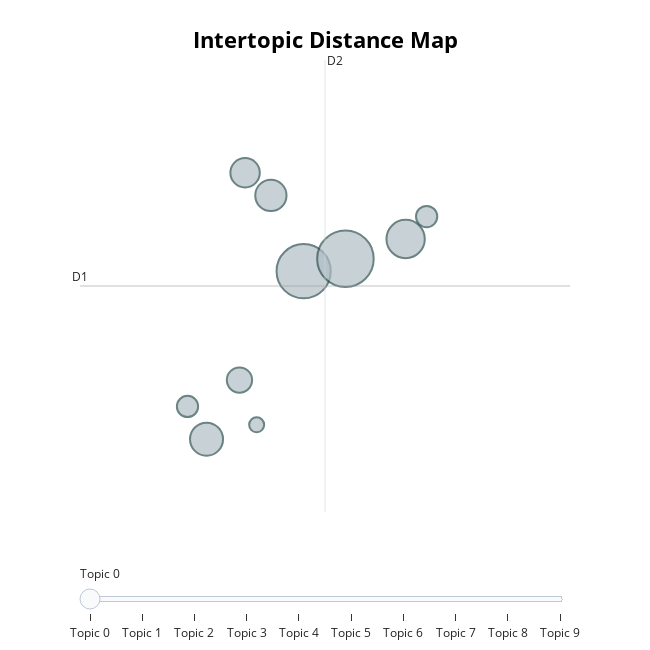

Notebook code for this chart:
### Code cell
topic_model.visualize_topics()

### Figure 1 — Plotly figure (JSON) as saved in the notebook; plotly's stock layout.template omitted (floating-point values rounded to 4 significant figures)
{"data": [{"customdata": [[0, "gpt | translation | fonctionnelle | french | fonctionnement", 29], [1, "cygwin | gwin | ssh | permissions | polosukhin", 12], [2, "multitask | learners | language | learning | supervised", 78], [3, "deeppoly | constraints | mlp | l1 | neural", 26], [4, "neural | attention | learning | recurrent | decoder", 85], [5, "recipe | cake | chocolate | cookies | bake", 12], [6, "enlisted | lieutenant | enlistment | regiment | infantry", 6], [7, "economy | economic | rates | cpi | demand", 23], [8, "prehistoric | cave | reconquista | spain | iberian", 17], [9, "completions | contexts | paragraphs | attention | tokens", 39]], "hovertemplate": "<b>Topic %{customdata[0]}</b><br>%{customdata[1]}<br>Size: %{customdata[2]}", "legendgroup": "", "marker": {"color": "#B0BEC5", "line": {"color": "DarkSlateGrey", "width": 2}, "size": [29, 12, 78, 26, 85, 12, 6, 23, 17, 39], "sizemode": "area", "sizeref": 0.05312, "symbol": "circle"}, "mode": "markers", "name": "", "orientation": "v", "showlegend": false, "type": "scatter", "x": [8.167, 7.956, 9.245, 8.881, 9.709, 10.61, 8.723, 8.595, 8.533, 10.38], "xaxis": "x", "y": [8.182, 8.734, 11.02, 12.29, 11.23, 11.94, 8.425, 12.68, 9.179, 11.56], "yaxis": "y"}], "layout": {"annotations": [{"showarrow": false, "text": "D1", "x": 6.762, "y": 10.77, "yshift": 10}, {"showarrow": false, "text": "D2", "x": 9.482, "xshift": 10, "y": 14.58}], "height": 650, "hoverlabel": {"bgcolor": "white", "font": {"family": "Rockwell", "size": 16}}, "legend": {"itemsizing": "constant", "tracegroupgap": 0}, "margin": {"t": 60}, "shapes": [{"line": {"color": "#CFD8DC", "width": 2}, "type": "line", "x0": 9.482, "x1": 9.482, "y0": 6.955, "y1": 14.58}, {"line": {"color": "#9E9E9E", "width": 2}, "type": "line", "x0": 6.762, "x1": 12.2, "y0": 10.77, "y1": 10.77}], "sliders": [{"active": 0, "pad": {"t": 50}, "steps": [{"args": [{"marker.color": [["red", "#B0BEC5", "#B0BEC5", "#B0BEC5", "#B0BEC5", "#B0BEC5", "#B0BEC5", "#B0BEC5", "#B0BEC5", "#B0BEC5"]]}], "label": "Topic 0", "method": "update"}, {"args": [{"marker.color": [["#B0BEC5", "red", "#B0BEC5", "#B0BEC5", "#B0BEC5", "#B0BEC5", "#B0BEC5", "#B0BEC5", "#B0BEC5", "#B0BEC5"]]}], "label": "Topic 1", "method": "update"}, {"args": [{"marker.color": [["#B0BEC5", "#B0BEC5", "red", "#B0BEC5", "#B0BEC5", "#B0BEC5", "#B0BEC5", "#B0BEC5", "#B0BEC5", "#B0BEC5"]]}], "label": "Topic 2", "method": "update"}, {"args": [{"marker.color": [["#B0BEC5", "#B0BEC5", "#B0BEC5", "red", "#B0BEC5", "#B0BEC5", "#B0BEC5", "#B0BEC5", "#B0BEC5", "#B0BEC5"]]}], "label": "Topic 3", "method": "update"}, {"args": [{"marker.color": [["#B0BEC5", "#B0BEC5", "#B0BEC5", "#B0BEC5", "red", "#B0BEC5", "#B0BEC5", "#B0BEC5", "#B0BEC5", "#B0BEC5"]]}], "label": "Topic 4", "method": "update"}, {"args": [{"marker.color": [["#B0BEC5", "#B0BEC5", "#B0BEC5", "#B0BEC5", "#B0BEC5", "red", "#B0BEC5", "#B0BEC5", "#B0BEC5", "#B0BEC5"]]}], "label": "Topic 5", "method": "update"}, {"args": [{"marker.color": [["#B0BEC5", "#B0BEC5", "#B0BEC5", "#B0BEC5", "#B0BEC5", "#B0BEC5", "red", "#B0BEC5", "#B0BEC5", "#B0BEC5"]]}], "label": "Topic 6", "method": "update"}, {"args": [{"marker.color": [["#B0BEC5", "#B0BEC5", "#B0BEC5", "#B0BEC5", "#B0BEC5", "#B0BEC5", "#B0BEC5", "red", "#B0BEC5", "#B0BEC5"]]}], "label": "Topic 7", "method": "update"}, {"args": [{"marker.color": [["#B0BEC5", "#B0BEC5", "#B0BEC5", "#B0BEC5", "#B0BEC5", "#B0BEC5", "#B0BEC5", "#B0BEC5", "red", "#B0BEC5"]]}], "label": "Topic 8", "method": "update"}, {"args": [{"marker.color": [["#B0BEC5", "#B0BEC5", "#B0BEC5", "#B0BEC5", "#B0BEC5", "#B0BEC5", "#B0BEC5", "#B0BEC5", "#B0BEC5", "red"]]}], "label": "Topic 9", "method": "update"}]}], "title": {"font": {"color": "Black", "size": 22}, "text": "<b>Intertopic Distance Map</b>", "x": 0.5, "xanchor": "center", "y": 0.95, "yanchor": "top"}, "width": 650, "xaxis": {"anchor": "y", "domain": [0, 1], "range": [6.762, 12.2], "title": {"text": ""}, "visible": false}, "yaxis": {"anchor": "x", "domain": [0, 1], "range": [6.955, 14.58], "title": {"text": ""}, "visible": false}}}
